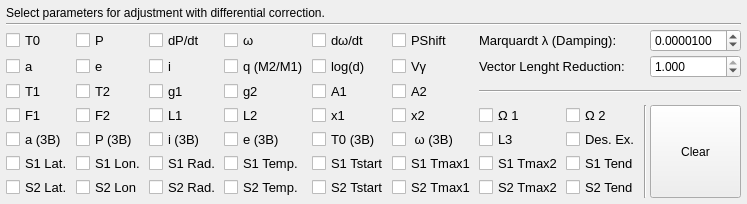
         <widget class="QWidget" name="tab_11">
          <attribute name="title">
           <string>KEEP's</string>
          </attribute>
          <layout class="QVBoxLayout" name="verticalLayout_6">
           <property name="leftMargin">
            <number>5</number>
           </property>
           <property name="topMargin">
            <number>5</number>
           </property>
           <property name="rightMargin">
            <number>5</number>
           </property>
           <property name="bottomMargin">
            <number>5</number>
           </property>
           <item>
            <layout class="QGridLayout" name="gridLayout_7">
             <property name="leftMargin">
              <number>1</number>
             </property>
             <property name="topMargin">
              <number>1</number>
             </property>
             <property name="rightMargin">
              <number>1</number>
             </property>
             <property name="bottomMargin">
              <number>1</number>
             </property>
             <property name="spacing">
              <number>3</number>
             </property>
             <item row="3" column="4">
              <widget class="QCheckBox" name="logd_chk">
               <property name="font">
                <font>
                 <pointsize>10</pointsize>
                </font>
               </property>
               <property name="text">
                <string>log(d)</string>
               </property>
              </widget>
             </item>
             <item row="8" column="1">
              <widget class="QCheckBox" name="s2long_chk">
               <property name="font">
                <font>
                 <pointsize>10</pointsize>
                </font>
               </property>
               <property name="text">
                <string>S2 Lon</string>
               </property>
              </widget>
             </item>
             <item row="4" column="1">
              <widget class="QCheckBox" name="t2_chk">
               <property name="font">
                <font>
                 <pointsize>10</pointsize>
                </font>
               </property>
               <property name="text">
                <string>T2</string>
               </property>
              </widget>
             </item>
             <item row="5" column="1">
              <widget class="QCheckBox" name="f2_chk">
               <property name="font">
                <font>
                 <pointsize>10</pointsize>
                </font>
               </property>
               <property name="text">
                <string>F2</string>
               </property>
              </widget>
             </item>
             <item row="6" column="6">
              <widget class="QCheckBox" name="el3_chk">
               <property name="font">
                <font>
                 <pointsize>10</pointsize>
                </font>
               </property>
               <property name="toolTip">
                <string/>
               </property>
               <property name="text">
                <string>L3</string>
               </property>
              </widget>
             </item>
             <item row="7" column="5">
              <widget class="QCheckBox" name="s1tmax1_chk">
               <property name="font">
                <font>
                 <pointsize>10</pointsize>
                </font>
               </property>
               <property name="text">
                <string>S1 Tmax1</string>
               </property>
              </widget>
             </item>
             <item row="7" column="0">
              <widget class="QCheckBox" name="s1lat_chk">
               <property name="font">
                <font>
                 <pointsize>10</pointsize>
                </font>
               </property>
               <property name="text">
                <string>S1 Lat.</string>
               </property>
              </widget>
             </item>
             <item row="8" column="3">
              <widget class="QCheckBox" name="s2temp_chk">
               <property name="font">
                <font>
                 <pointsize>10</pointsize>
                </font>
               </property>
               <property name="text">
                <string>S2 Temp.</string>
               </property>
              </widget>
             </item>
             <item row="4" column="3">
              <widget class="QCheckBox" name="g2_chk">
               <property name="font">
                <font>
                 <pointsize>10</pointsize>
                </font>
               </property>
               <property name="text">
                <string>g2</string>
               </property>
              </widget>
             </item>
             <item row="2" column="1">
              <widget class="QCheckBox" name="p0_chk">
               <property name="font">
                <font>
                 <pointsize>10</pointsize>
                </font>
               </property>
               <property name="text">
                <string>P</string>
               </property>
              </widget>
             </item>
             <item row="7" column="4">
              <widget class="QCheckBox" name="s1tstart_chk">
               <property name="font">
                <font>
                 <pointsize>10</pointsize>
                </font>
               </property>
               <property name="text">
                <string>S1 Tstart</string>
               </property>
              </widget>
             </item>
             <item row="5" column="6">
              <widget class="QCheckBox" name="pot1_chk">
               <property name="font">
                <font>
                 <pointsize>10</pointsize>
                </font>
               </property>
               <property name="text">
                <string>Ω 1</string>
               </property>
              </widget>
             </item>
             <item row="7" column="2">
              <widget class="QCheckBox" name="s1rad_chk">
               <property name="font">
                <font>
                 <pointsize>10</pointsize>
                </font>
               </property>
               <property name="text">
                <string>S1 Rad.</string>
               </property>
              </widget>
             </item>
             <item row="5" column="4">
              <widget class="QCheckBox" name="x1_chk">
               <property name="font">
                <font>
                 <pointsize>10</pointsize>
                </font>
               </property>
               <property name="text">
                <string>x1</string>
               </property>
              </widget>
             </item>
             <item row="6" column="1">
              <widget class="QCheckBox" name="p3b_chk">
               <property name="font">
                <font>
                 <pointsize>10</pointsize>
                </font>
               </property>
               <property name="text">
                <string>P (3B)</string>
               </property>
              </widget>
             </item>
             <item row="8" column="5">
              <widget class="QCheckBox" name="s2tmax1_chk">
               <property name="font">
                <font>
                 <pointsize>10</pointsize>
                </font>
               </property>
               <property name="text">
                <string>S2 Tmax1</string>
               </property>
              </widget>
             </item>
             <item row="2" column="2">
              <widget class="QCheckBox" name="dpdt_chk">
               <property name="font">
                <font>
                 <pointsize>10</pointsize>
                </font>
               </property>
               <property name="text">
                <string>dP/dt</string>
               </property>
              </widget>
             </item>
             <item row="4" column="0">
              <widget class="QCheckBox" name="t1_chk">
               <property name="font">
                <font>
                 <pointsize>10</pointsize>
                </font>
               </property>
               <property name="text">
                <string>T1</string>
               </property>
              </widget>
             </item>
             <item row="3" column="3">
              <widget class="QCheckBox" name="q_chk">
               <property name="font">
                <font>
                 <pointsize>10</pointsize>
                </font>
               </property>
               <property name="text">
                <string>q (M2/M1)</string>
               </property>
              </widget>
             </item>
             <item row="2" column="0">
              <widget class="QCheckBox" name="jd0_chk">
               <property name="font">
                <font>
                 <pointsize>10</pointsize>
                </font>
               </property>
               <property name="text">
                <string>T0</string>
               </property>
              </widget>
             </item>
             <item row="8" column="4">
              <widget class="QCheckBox" name="s2tstart_chk">
               <property name="font">
                <font>
                 <pointsize>10</pointsize>
                </font>
               </property>
               <property name="text">
                <string>S2 Tstart</string>
               </property>
              </widget>
             </item>
             <item row="5" column="2">
              <widget class="QCheckBox" name="l1_chk">
               <property name="font">
                <font>
                 <pointsize>10</pointsize>
                </font>
               </property>
               <property name="text">
                <string>L1</string>
               </property>
              </widget>
             </item>
             <item row="2" column="3">
              <widget class="QCheckBox" name="perr0_chk">
               <property name="font">
                <font>
                 <pointsize>10</pointsize>
                </font>
               </property>
               <property name="text">
                <string>ω</string>
               </property>
              </widget>
             </item>
             <item row="3" column="2">
              <widget class="QCheckBox" name="incl_chk">
               <property name="font">
                <font>
                 <pointsize>10</pointsize>
                </font>
               </property>
               <property name="text">
                <string>i</string>
               </property>
              </widget>
             </item>
             <item row="7" column="1">
              <widget class="QCheckBox" name="s1long_chk">
               <property name="font">
                <font>
                 <pointsize>10</pointsize>
                </font>
               </property>
               <property name="text">
                <string>S1 Lon.</string>
               </property>
              </widget>
             </item>
             <item row="5" column="0">
              <widget class="QCheckBox" name="f1_chk">
               <property name="font">
                <font>
                 <pointsize>10</pointsize>
                </font>
               </property>
               <property name="text">
                <string>F1</string>
               </property>
              </widget>
             </item>
             <item row="8" column="6">
              <widget class="QCheckBox" name="s2tmax2_chk">
               <property name="font">
                <font>
                 <pointsize>10</pointsize>
                </font>
               </property>
               <property name="text">
                <string>S2 Tmax2</string>
               </property>
              </widget>
             </item>
             <item row="1" column="0" colspan="10">
              <widget class="Line" name="line_5">
               <property name="orientation">
                <enum>Qt::Horizontal</enum>
               </property>
              </widget>
             </item>
             <item row="7" column="6">
              <widget class="QCheckBox" name="s1tmax2_chk">
               <property name="font">
                <font>
                 <pointsize>10</pointsize>
                </font>
               </property>
               <property name="text">
                <string>S1 Tmax2</string>
               </property>
              </widget>
             </item>
             <item row="5" column="3">
              <widget class="QCheckBox" name="l2_chk">
               <property name="font">
                <font>
                 <pointsize>10</pointsize>
                </font>
               </property>
               <property name="text">
                <string>L2</string>
               </property>
              </widget>
             </item>
             <item row="6" column="3">
              <widget class="QCheckBox" name="e3b_chk">
               <property name="font">
                <font>
                 <pointsize>10</pointsize>
                </font>
               </property>
               <property name="text">
                <string>e (3B)</string>
               </property>
              </widget>
             </item>
             <item row="4" column="4">
              <widget class="QCheckBox" name="alb1_chk">
               <property name="font">
                <font>
                 <pointsize>10</pointsize>
                </font>
               </property>
               <property name="text">
                <string>A1</string>
               </property>
              </widget>
             </item>
             <item row="6" column="2">
              <widget class="QCheckBox" name="xinc3b_chk">
               <property name="font">
                <font>
                 <pointsize>10</pointsize>
                </font>
               </property>
               <property name="text">
                <string>i (3B)</string>
               </property>
              </widget>
             </item>
             <item row="2" column="5">
              <widget class="QCheckBox" name="pshift_chk">
               <property name="font">
                <font>
                 <pointsize>10</pointsize>
                </font>
               </property>
               <property name="text">
                <string>PShift</string>
               </property>
              </widget>
             </item>
             <item row="5" column="5">
              <widget class="QCheckBox" name="x2_chk">
               <property name="font">
                <font>
                 <pointsize>10</pointsize>
                </font>
               </property>
               <property name="text">
                <string>x2</string>
               </property>
              </widget>
             </item>
             <item row="6" column="7">
              <widget class="QCheckBox" name="desextinc_chk">
               <property name="font">
                <font>
                 <pointsize>10</pointsize>
                </font>
               </property>
               <property name="toolTip">
                <string>DESEXTINC</string>
               </property>
               <property name="text">
                <string>Des. Ex.</string>
               </property>
              </widget>
             </item>
             <item row="6" column="0">
              <widget class="QCheckBox" name="a3b_chk">
               <property name="font">
                <font>
                 <pointsize>10</pointsize>
                </font>
               </property>
               <property name="text">
                <string>a (3B)</string>
               </property>
              </widget>
             </item>
             <item row="6" column="4">
              <widget class="QCheckBox" name="tc3b_chk">
               <property name="font">
                <font>
                 <pointsize>10</pointsize>
                </font>
               </property>
               <property name="text">
                <string>T0 (3B)</string>
               </property>
              </widget>
             </item>
             <item row="6" column="5">
              <widget class="QCheckBox" name="perr3b_chk">
               <property name="font">
                <font>
                 <pointsize>10</pointsize>
                </font>
               </property>
               <property name="text">
                <string> ω (3B)</string>
               </property>
              </widget>
             </item>
             <item row="3" column="5">
              <widget class="QCheckBox" name="vgam_chk">
               <property name="font">
                <font>
                 <pointsize>10</pointsize>
                </font>
               </property>
               <property name="text">
                <string>Vγ</string>
               </property>
              </widget>
             </item>
             <item row="8" column="2">
              <widget class="QCheckBox" name="s2rad_chk">
               <property name="font">
                <font>
                 <pointsize>10</pointsize>
                </font>
               </property>
               <property name="text">
                <string>S2 Rad.</string>
               </property>
              </widget>
             </item>
             <item row="7" column="7">
              <widget class="QCheckBox" name="s1tend_chk">
               <property name="font">
                <font>
                 <pointsize>10</pointsize>
                </font>
               </property>
               <property name="text">
                <string>S1 Tend</string>
               </property>
              </widget>
             </item>
             <item row="4" column="2">
              <widget class="QCheckBox" name="g1_chk">
               <property name="font">
                <font>
                 <pointsize>10</pointsize>
                </font>
               </property>
               <property name="text">
                <string>g1</string>
               </property>
              </widget>
             </item>
             <item row="2" column="4">
              <widget class="QCheckBox" name="dperdt_chk">
               <property name="font">
                <font>
                 <pointsize>10</pointsize>
                </font>
               </property>
               <property name="text">
                <string>dω/dt</string>
               </property>
              </widget>
             </item>
             <item row="8" column="7">
              <widget class="QCheckBox" name="s2tend_chk">
               <property name="font">
                <font>
                 <pointsize>10</pointsize>
                </font>
               </property>
               <property name="text">
                <string>S2 Tend</string>
               </property>
              </widget>
             </item>
             <item row="5" column="7">
              <widget class="QCheckBox" name="pot2_chk">
               <property name="font">
                <font>
                 <pointsize>10</pointsize>
                </font>
               </property>
               <property name="text">
                <string>Ω 2</string>
               </property>
              </widget>
             </item>
             <item row="4" column="5">
              <widget class="QCheckBox" name="alb2_chk">
               <property name="font">
                <font>
                 <pointsize>10</pointsize>
                </font>
               </property>
               <property name="text">
                <string>A2</string>
               </property>
              </widget>
             </item>
             <item row="3" column="1">
              <widget class="QCheckBox" name="e_chk">
               <property name="font">
                <font>
                 <pointsize>10</pointsize>
                </font>
               </property>
               <property name="text">
                <string>e</string>
               </property>
              </widget>
             </item>
             <item row="7" column="3">
              <widget class="QCheckBox" name="s1temp_chk">
               <property name="font">
                <font>
                 <pointsize>10</pointsize>
                </font>
               </property>
               <property name="text">
                <string>S1 Temp.</string>
               </property>
              </widget>
             </item>
             <item row="8" column="0">
              <widget class="QCheckBox" name="s2lat_chk">
               <property name="font">
                <font>
                 <pointsize>10</pointsize>
                </font>
               </property>
               <property name="text">
                <string>S2 Lat.</string>
               </property>
              </widget>
             </item>
             <item row="3" column="0">
              <widget class="QCheckBox" name="a_chk">
               <property name="font">
                <font>
                 <pointsize>10</pointsize>
                </font>
               </property>
               <property name="text">
                <string>a</string>
               </property>
              </widget>
             </item>
             <item row="0" column="0" colspan="10">
              <widget class="QLabel" name="label_2">
               <property name="text">
                <string>Select parameters for adjustment with differential correction.</string>
               </property>
              </widget>
             </item>
             <item row="3" column="9">
              <widget class="QDoubleSpinBox" name="vlr_ipt">
               <property name="maximumSize">
                <size>
                 <width>16777215</width>
                 <height>25</height>
                </size>
               </property>
               <property name="decimals">
                <number>3</number>
               </property>
               <property name="maximum">
                <double>1.000000000000000</double>
               </property>
               <property name="singleStep">
                <double>0.010000000000000</double>
               </property>
               <property name="value">
                <double>1.000000000000000</double>
               </property>
              </widget>
             </item>
             <item row="2" column="9">
              <widget class="QDoubleSpinBox" name="marqmul_ipt">
               <property name="maximumSize">
                <size>
                 <width>100</width>
                 <height>25</height>
                </size>
               </property>
               <property name="decimals">
                <number>7</number>
               </property>
               <property name="singleStep">
                <double>0.000010000000000</double>
               </property>
               <property name="value">
                <double>0.000010000000000</double>
               </property>
              </widget>
             </item>
             <item row="5" column="8" rowspan="4">
              <widget class="Line" name="line_6">
               <property name="orientation">
                <enum>Qt::Vertical</enum>
               </property>
              </widget>
             </item>
             <item row="5" column="9" rowspan="4">
              <widget class="QPushButton" name="clearbaseset_btn">
               <property name="sizePolicy">
                <sizepolicy hsizetype="Minimum" vsizetype="Preferred">
                 <horstretch>0</horstretch>
                 <verstretch>0</verstretch>
                </sizepolicy>
               </property>
               <property name="text">
                <string>Clear</string>
               </property>
              </widget>
             </item>
             <item row="2" column="6" colspan="3">
              <widget class="QLabel" name="label_3">
               <property name="font">
                <font>
                 <pointsize>10</pointsize>
                </font>
               </property>
               <property name="toolTip">
                <string>XLAMDA</string>
               </property>
               <property name="text">
                <string>Marquardt λ (Damping):</string>
               </property>
              </widget>
             </item>
             <item row="3" column="6" colspan="3">
              <widget class="QLabel" name="label_81">
               <property name="font">
                <font>
                 <pointsize>10</pointsize>
                </font>
               </property>
               <property name="toolTip">
                <string>The fraction of DC’s output corrections to be applied to the input parameters to form the output parameters.</string>
               </property>
               <property name="statusTip">
                <string>VLR</string>
               </property>
               <property name="text">
                <string>Vector Lenght Reduction:</string>
               </property>
              </widget>
             </item>
             <item row="4" column="6" colspan="4">
              <widget class="Line" name="line_13">
               <property name="orientation">
                <enum>Qt::Horizontal</enum>
               </property>
              </widget>
             </item>
            </layout>
           </item>
          </layout>
         </widget>
